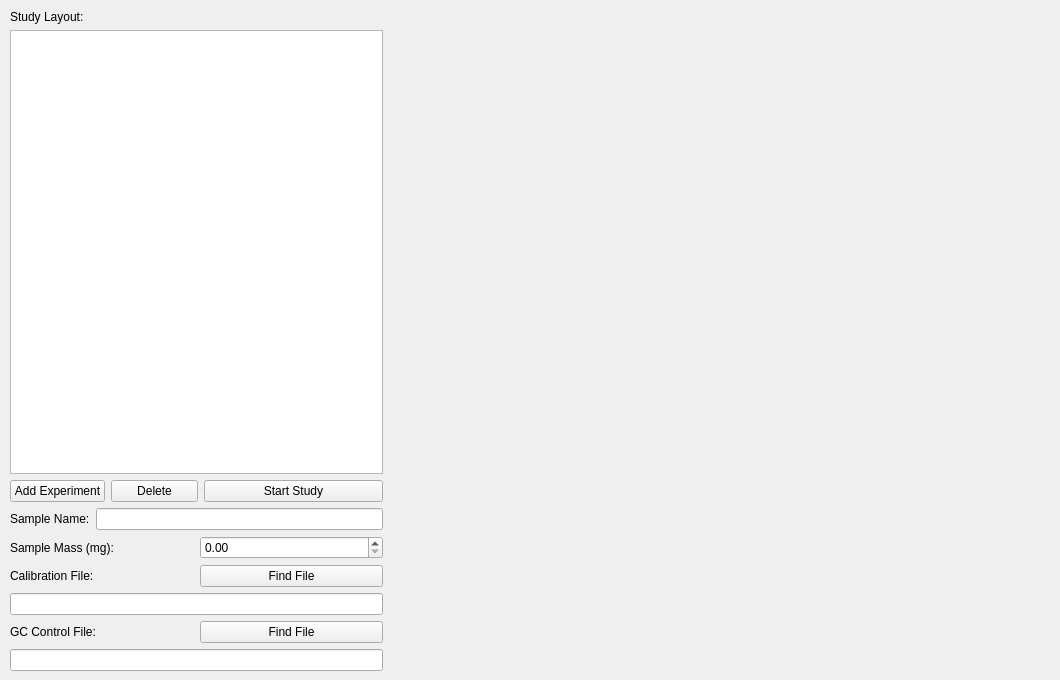
     <widget class="QWidget" name="tabOverview">
      <attribute name="title">
       <string>Study Overview</string>
      </attribute>
      <widget class="QWidget" name="horizontalLayoutWidget">
       <property name="geometry">
        <rect>
         <x>10</x>
         <y>10</y>
         <width>373</width>
         <height>661</height>
        </rect>
       </property>
       <layout class="QHBoxLayout" name="horizontalLayout_4">
        <item>
         <layout class="QVBoxLayout" name="verticalLayout_3">
          <item>
           <widget class="QLabel" name="label">
            <property name="maximumSize">
             <size>
              <width>16777215</width>
              <height>30</height>
             </size>
            </property>
            <property name="text">
             <string>Study Layout:</string>
            </property>
           </widget>
          </item>
          <item>
           <layout class="QGridLayout" name="gridLayout">
            <item row="2" column="0">
             <widget class="QPushButton" name="butAddExpt">
              <property name="text">
               <string>Add Experiment</string>
              </property>
              <property name="checkable">
               <bool>false</bool>
              </property>
             </widget>
            </item>
            <item row="2" column="1">
             <widget class="QPushButton" name="butDelete">
              <property name="text">
               <string>Delete</string>
              </property>
             </widget>
            </item>
            <item row="2" column="2" colspan="2">
             <widget class="QPushButton" name="butStart">
              <property name="text">
               <string>Start Study</string>
              </property>
             </widget>
            </item>
            <item row="0" column="0" colspan="4">
             <widget class="QListWidget" name="listWidget"/>
            </item>
           </layout>
          </item>
          <item>
           <layout class="QVBoxLayout" name="verticalLayout_2">
            <item>
             <layout class="QHBoxLayout" name="horizontalLayout">
              <item>
               <widget class="QLabel" name="label_2">
                <property name="maximumSize">
                 <size>
                  <width>16777215</width>
                  <height>30</height>
                 </size>
                </property>
                <property name="text">
                 <string>Sample Name:</string>
                </property>
               </widget>
              </item>
              <item>
               <widget class="QLineEdit" name="sample_name"/>
              </item>
             </layout>
            </item>
            <item>
             <layout class="QHBoxLayout" name="horizontalLayout_3">
              <item>
               <widget class="QLabel" name="label_4">
                <property name="maximumSize">
                 <size>
                  <width>16777215</width>
                  <height>30</height>
                 </size>
                </property>
                <property name="text">
                 <string>Sample Mass (mg):</string>
                </property>
               </widget>
              </item>
              <item>
               <widget class="QDoubleSpinBox" name="sample_mass">
                <property name="maximumSize">
                 <size>
                  <width>16777215</width>
                  <height>30</height>
                 </size>
                </property>
               </widget>
              </item>
             </layout>
            </item>
            <item>
             <layout class="QHBoxLayout" name="horizontalLayout_2">
              <item>
               <widget class="QLabel" name="label_3">
                <property name="maximumSize">
                 <size>
                  <width>16777215</width>
                  <height>30</height>
                 </size>
                </property>
                <property name="text">
                 <string>Calibration File:</string>
                </property>
               </widget>
              </item>
              <item>
               <widget class="QPushButton" name="findCalFile">
                <property name="maximumSize">
                 <size>
                  <width>16777215</width>
                  <height>30</height>
                 </size>
                </property>
                <property name="text">
                 <string>Find File</string>
                </property>
               </widget>
              </item>
             </layout>
            </item>
            <item>
             <widget class="QLineEdit" name="cal_path"/>
            </item>
           </layout>
          </item>
          <item>
           <layout class="QHBoxLayout" name="horizontalLayout_7">
            <item>
             <widget class="QLabel" name="label_6">
              <property name="text">
               <string>GC Control File:</string>
              </property>
             </widget>
            </item>
            <item>
             <widget class="QPushButton" name="findCtrlFile">
              <property name="text">
               <string>Find File</string>
              </property>
             </widget>
            </item>
           </layout>
          </item>
          <item>
           <widget class="QLineEdit" name="ctrl_path"/>
          </item>
         </layout>
        </item>
       </layout>
      </widget>
      <widget class="QWidget" name="verticalLayoutWidget">
       <property name="geometry">
        <rect>
         <x>390</x>
         <y>10</y>
         <width>661</width>
         <height>661</height>
        </rect>
       </property>
       <layout class="QVBoxLayout" name="verticalLayout_7"/>
      </widget>
     </widget>
